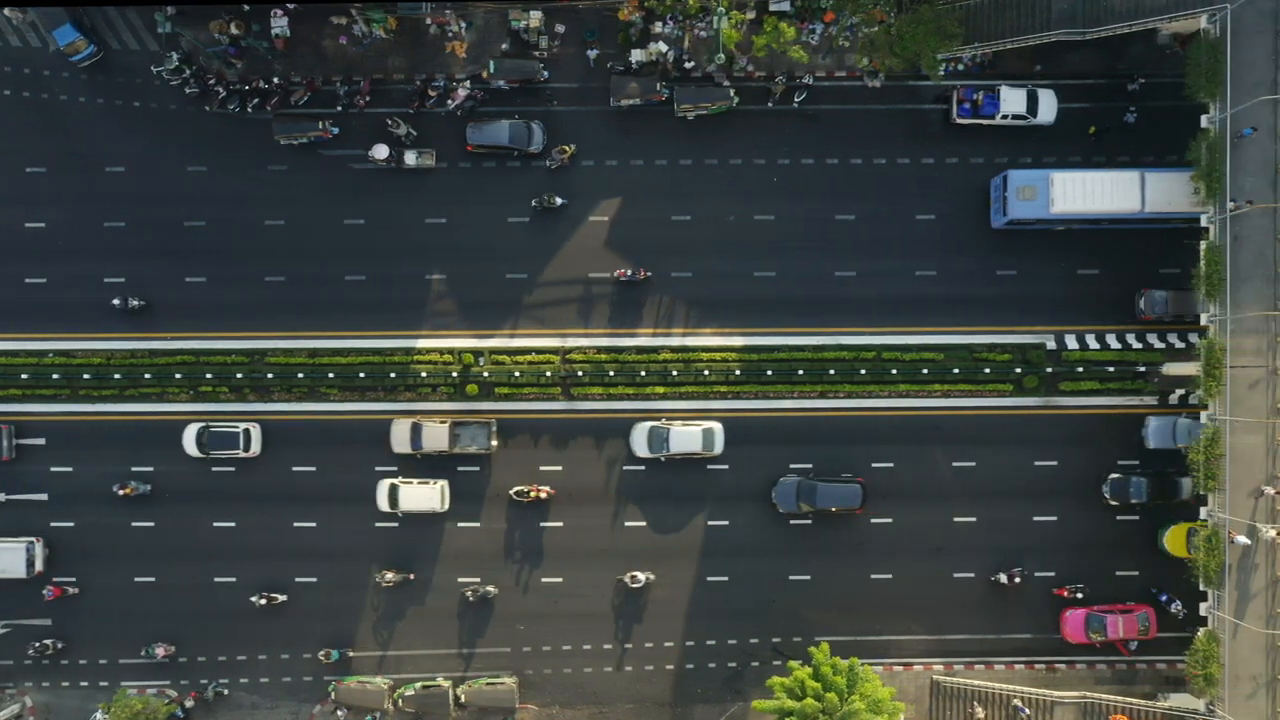
#> input picture frame 34 of 4/video.mp4, 1280 x 720 px
$ jupyter execute labwork4.ipynb
#> lines starting #> are read from the running program, lines starting #| are printed output that depends on the picture; after the words box and inside, x2 and y2 are one past the last pixel; in counts of white or black regions, pixels touching at a corner belong together
# Лабораторна робота № 4

## ІП-14 Бабіч Денис (09.07.2003)

---

# Підготовчий етап

## Імпортування необхідних модулів

[cell 1]
import cv2
import numpy as np

## Створення необхідних функцій

[cell 2]
def preprocess_frame(frame: np.ndarray, blur_strength: int, threshold: float, *roi_polygons: list) -> np.ndarray:
    preprocessed_frame = cv2.cvtColor(frame, cv2.COLOR_BGR2GRAY)
    preprocessed_frame = cv2.equalizeHist(preprocessed_frame)

    preprocessed_frame = cv2.GaussianBlur(preprocessed_frame, (blur_strength, blur_strength), 0)

    kernel = cv2.getStructuringElement(cv2.MORPH_ELLIPSE, (1, 1))
    preprocessed_frame = cv2.morphologyEx(preprocessed_frame, cv2.MORPH_CLOSE, kernel)
    preprocessed_frame = cv2.erode(preprocessed_frame, kernel, iterations = 1)
    preprocessed_frame = cv2.dilate(preprocessed_frame, kernel, iterations = 1)

    preprocessed_frame = cv2.Canny(preprocessed_frame, threshold / 2, threshold)

    mask = np.zeros_like(preprocessed_frame)

    for roi_polygon_vertices in roi_polygons:
        cv2.fillPoly(mask, [np.array(roi_polygon_vertices, dtype = np.int32)], 255)

    preprocessed_frame = cv2.bitwise_and(preprocessed_frame, mask)

    return preprocessed_frame

def determine_obejcts_rectangles(frame: np.ndarray, width_min: int, width_max: int, height_min: int, height_max: int, aspect_ratio_min: float, aspect_ratio_max: float) -> list:
    objects_rectangles = []

    contours, _ = cv2.findContours(frame, cv2.RETR_EXTERNAL, cv2.CHAIN_APPROX_SIMPLE)

    for contour in contours:
        x, y, width, height = cv2.boundingRect(contour)
        aspect_ratio = float(width) / height

        if (width_min < width < width_max) and (height_min < height < height_max) and (aspect_ratio_min < aspect_ratio < aspect_ratio_max):
            objects_rectangles.append((x, y, width, height))

    objects_rectangles = [r1 for r1 in objects_rectangles if not any((r1[0] > r2[0] and r1[1] > r2[1] and r1[0] + r1[2] < r2[0] + r2[2] and r1[1] + r1[3] < r2[1] + r2[3] and r1[2] * r1[3] < r2[2] * r2[3]) for r2 in objects_rectangles if r1 != r2)]

    return objects_rectangles

def overlay_objects_rectangles(frame: np.ndarray, rectangles: list, roi_title: str = "", color: tuple = (0, 255, 0), thickness: int = 2) -> np.ndarray:
    ROI_TITLE_OFFSET = 10

    FONT_SCALE = 0.5
    FONT_LINE_TYPE = 2

    for (x, y, width, height) in rectangles:
        cv2.rectangle(frame, (x, y), (x + width, y + height), color, thickness)

        if roi_title:
            cv2.putText(frame, roi_title, (x, y - ROI_TITLE_OFFSET), cv2.FONT_HERSHEY_SIMPLEX, FONT_SCALE, color, FONT_LINE_TYPE)

    return frame

---

# Основний етап

## Застосування на прикладі відео

[cell 3]
KEY_ESCAPE = 27

CAPTURE = cv2.VideoCapture("video.mp4")
FPS = int(CAPTURE.get(cv2.CAP_PROP_FPS))

THRESHOLD = 250
BLUR_STRENGTH = 5

WIDTH_MIN = 55
WIDTH_MAX = 110
HEIGHT_MIN = 30
HEIGHT_MAX = 55
ASPECT_RATIO_MIN = 1.25
ASPECT_RATIO_MAX = 3.75

FRAME_HEIGHT, FRAME_WIDTH = CAPTURE.read()[1].shape[:2]
#> FRAME_HEIGHT = 720; FRAME_WIDTH = 1280

FRAME_HALF_HEIGHT = FRAME_HEIGHT / 2
#> FRAME_HALF_HEIGHT = 360

OFFSET_MARKUP = 45
OFFSET_TOP_BOUNDS = 110
OFFSET_BOTTOM_BOUNDS = 75

ROI_TOP_ROAD = [(0, OFFSET_TOP_BOUNDS),
                (0, FRAME_HALF_HEIGHT - OFFSET_MARKUP),
                (FRAME_WIDTH, FRAME_HALF_HEIGHT - OFFSET_MARKUP),
                (FRAME_WIDTH, OFFSET_TOP_BOUNDS)]
#> ROI_TOP_ROAD = [(0, 110), (0, 315), (1280, 315), (1280, 110)]

ROI_BOTTOM_ROAD = [(0, FRAME_HEIGHT - OFFSET_BOTTOM_BOUNDS),
                   (0, FRAME_HALF_HEIGHT + OFFSET_MARKUP),
                   (FRAME_WIDTH, FRAME_HALF_HEIGHT + OFFSET_MARKUP),
                   (FRAME_WIDTH, FRAME_HEIGHT - OFFSET_BOTTOM_BOUNDS)]
#> ROI_BOTTOM_ROAD = [(0, 645), (0, 405), (1280, 405), (1280, 645)]

ROI_TITLE = "Car"

while CAPTURE.isOpened():
    ret, frame = CAPTURE.read()
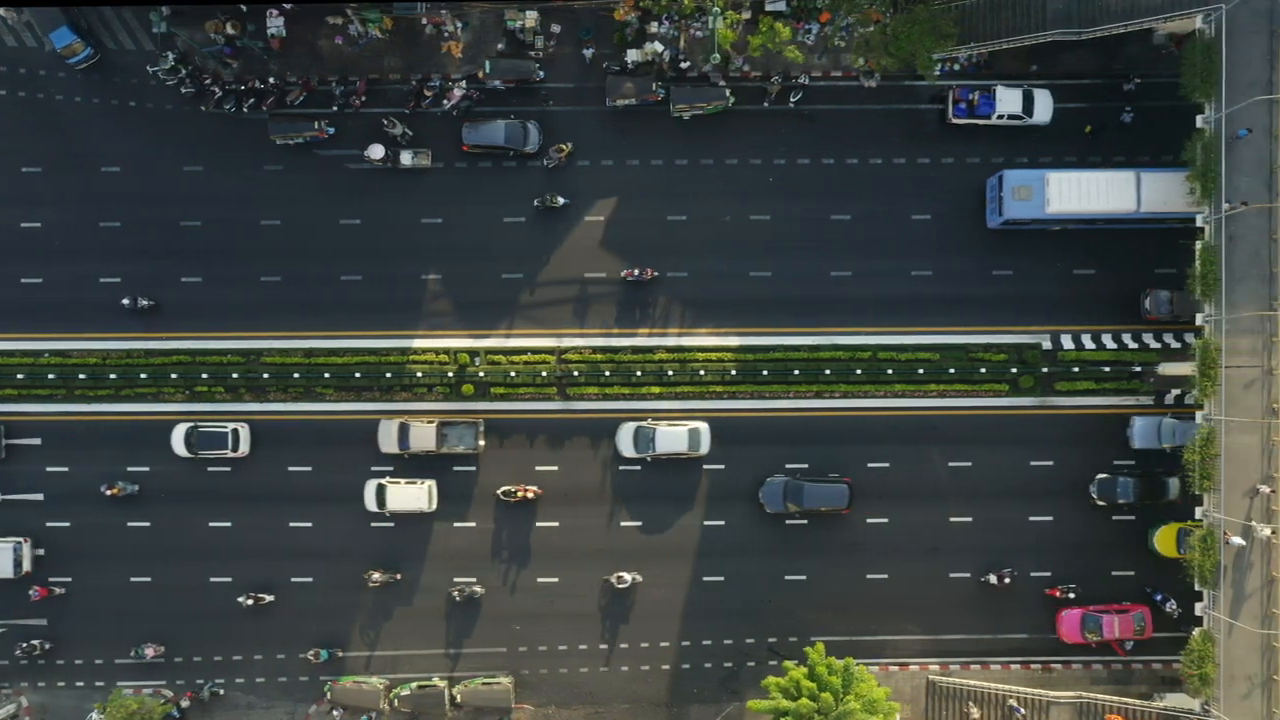
#> input picture frame 35 of 4/video.mp4, 1280 x 720 px
#> frame is the input picture: shape (720, 1280, 3); mean B, G, R 64.7, 67.6, 60.8

    if not ret:
        break

    preprocessed_frame = preprocess_frame(frame, BLUR_STRENGTH, THRESHOLD, ROI_TOP_ROAD, ROI_BOTTOM_ROAD)
#> in preprocess_frame, `preprocessed_frame = cv2.Canny(preprocessed_frame, threshold / 2, thre..`:
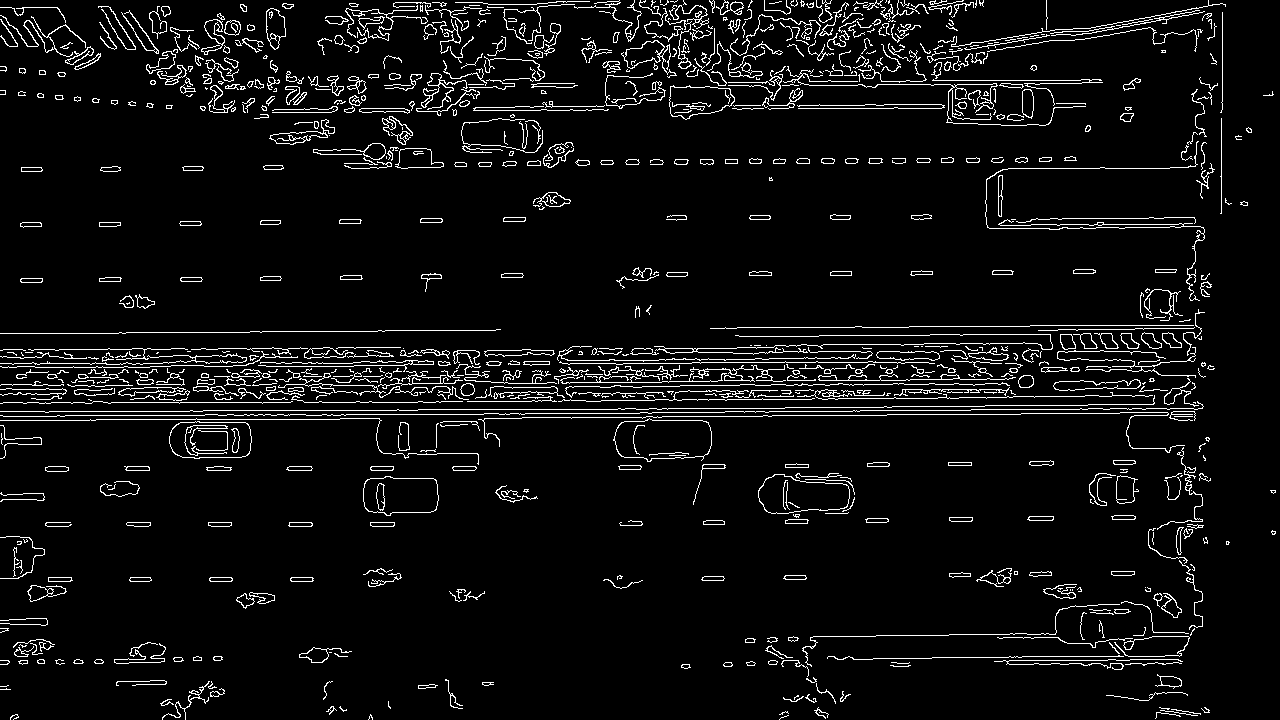
#> preprocessed_frame: shape (720, 1280); 5.8% white in thin lines or dots
#> after the loop in preprocess_frame, `for roi_polygon_vertices in roi_polygons:`:
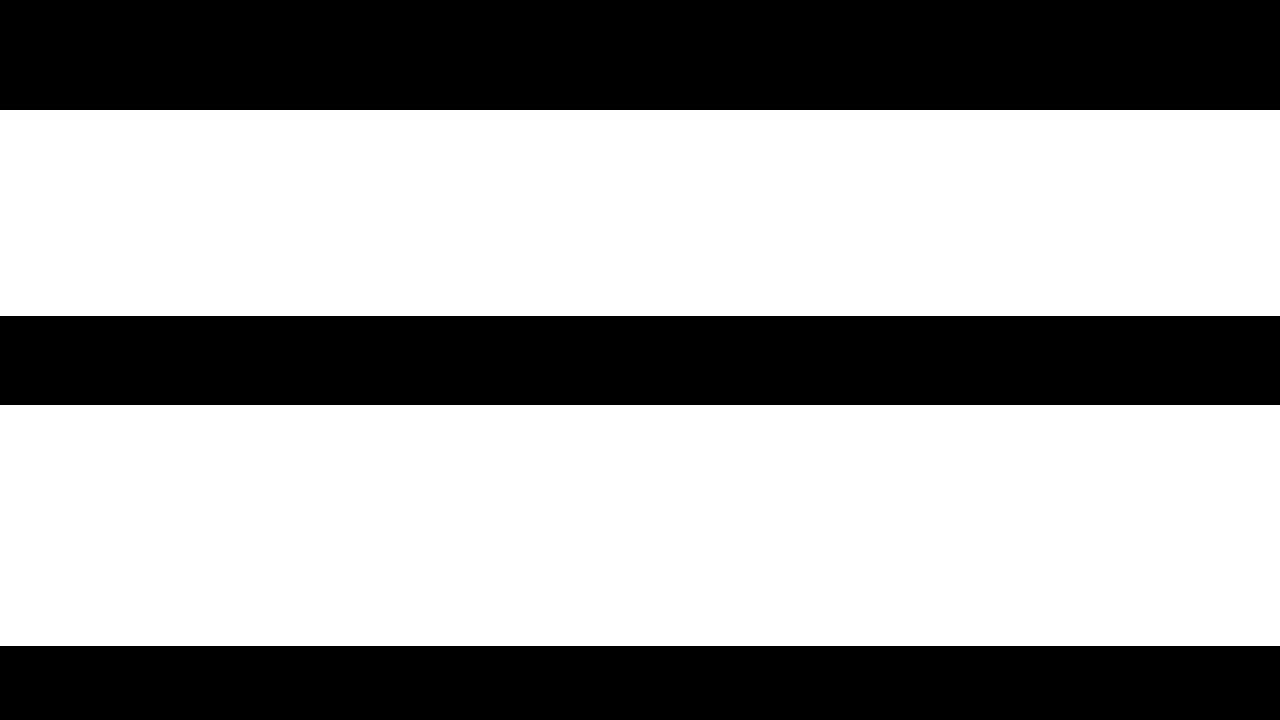
#> mask: shape (720, 1280); 62.1% white; 3 black regions, box (x1, y1, x2, y2) and area: (0, 0, 1280, 110) 140800, (0, 316, 1280, 405) 113920, (0, 646, 1280, 720) 94720
#> in preprocess_frame, `preprocessed_frame = cv2.bitwise_and(preprocessed_frame, mask)`:
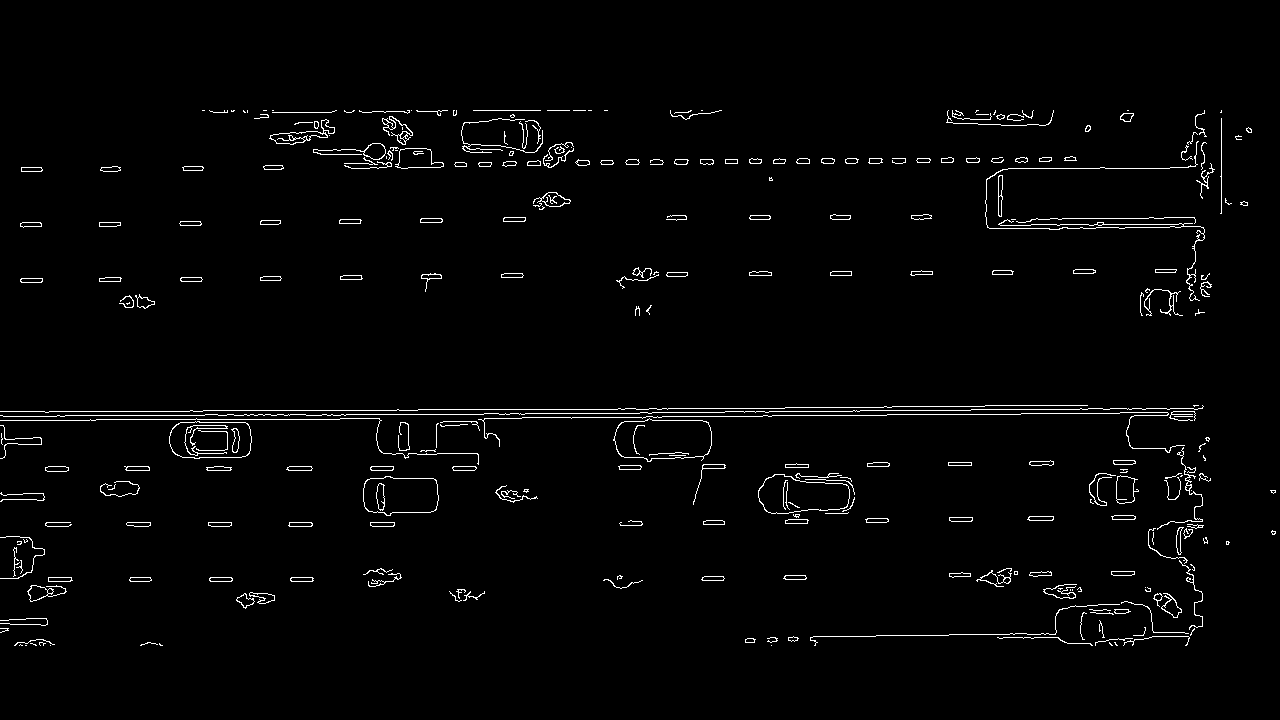
#> preprocessed_frame: shape (720, 1280); 2% white in thin lines or dots, all inside (x1, y1, x2, y2) = (0, 110, 1276, 646)
    objects_roi = determine_obejcts_rectangles(preprocessed_frame, WIDTH_MIN, WIDTH_MAX, HEIGHT_MIN, HEIGHT_MAX, ASPECT_RATIO_MIN, ASPECT_RATIO_MAX)
#> in determine_obejcts_rectangles, `contours, _ = cv2.findContours(frame, cv2.RETR_EXTERNAL, cv2.CHAIN_APP..`: contours = 289 contours, 171 with area under 20; largest, box (x1, y1, x2, y2) and area: (613, 418, 712, 462) 3438, (169, 421, 252, 459) 2710, (758, 474, 850, 514) 2664, (363, 476, 439, 516) 2482, (395, 148, 444, 169) 664
#> the loop in determine_obejcts_rectangles, `for contour in contours:` made 289 passes
#> (x, y, width, height, aspect_ratio) on passes 1, 2, 4: (771, 645, 1, 1, 1), (50, 645, 1, 1, 1), (19, 644, 4, 2, 2)
#> after the loop in determine_obejcts_rectangles, `for contour in contours:`: objects_rectangles = [(1121, 601, 68, 33), (363, 476, 76, 40), (758, 474, 92, 40), (169, 421, 83, 38), (613, 418, 99, 44), (461, 118, 82, 35)]
#> objects_roi has the same summary as objects_rectangles in determine_obejcts_rectangles

    processed_frame = overlay_objects_rectangles(frame, objects_roi, ROI_TITLE)
#> the loop in overlay_objects_rectangles, `for (x, y, width, height) in rectangles:` made 6 passes

    cv2.imshow("", processed_frame)

    if cv2.waitKey(FPS) & 0xFF == KEY_ESCAPE:
#> (key Esc is pressed here)
        break

CAPTURE.release()
cv2.destroyAllWindows()

$ run again, starting later in the video
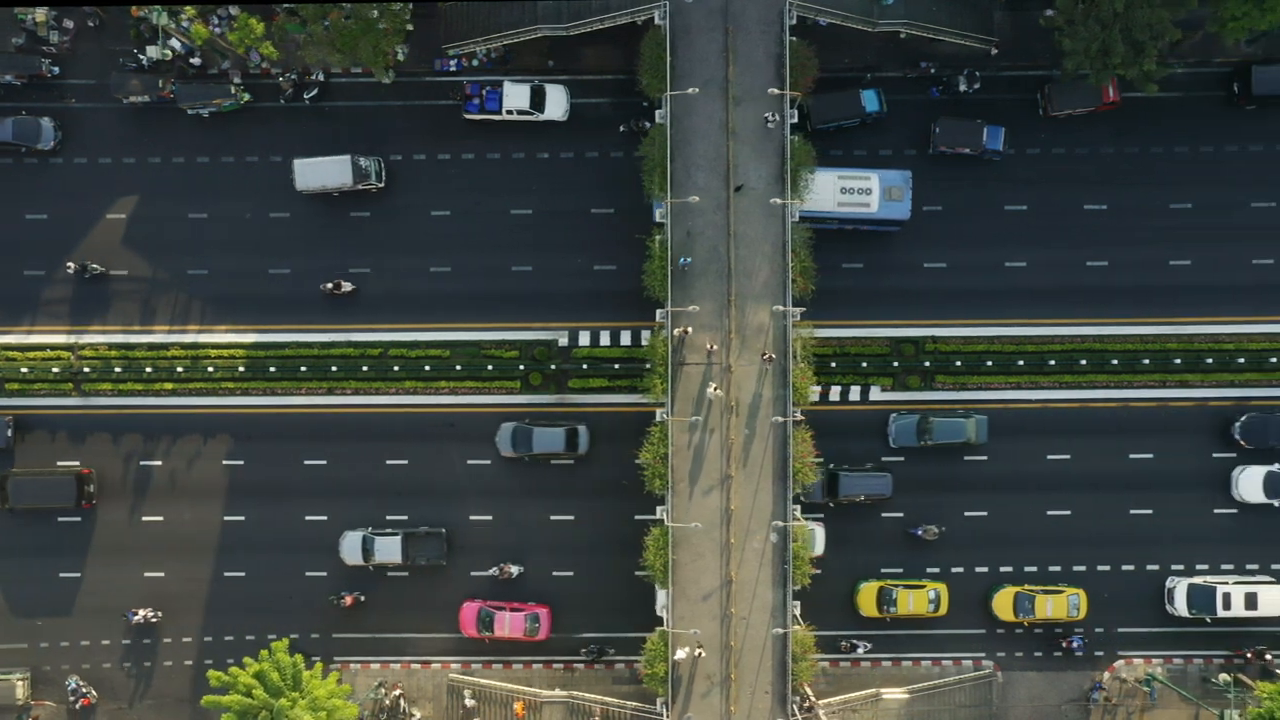
#> input picture frame 155 of 4/video.mp4, 1280 x 720 px
#> FRAME_HEIGHT = 720; FRAME_WIDTH = 1280
#> FRAME_HALF_HEIGHT = 360
#> ROI_TOP_ROAD = [(0, 110), (0, 315), (1280, 315), (1280, 110)]
#> ROI_BOTTOM_ROAD = [(0, 645), (0, 405), (1280, 405), (1280, 645)]
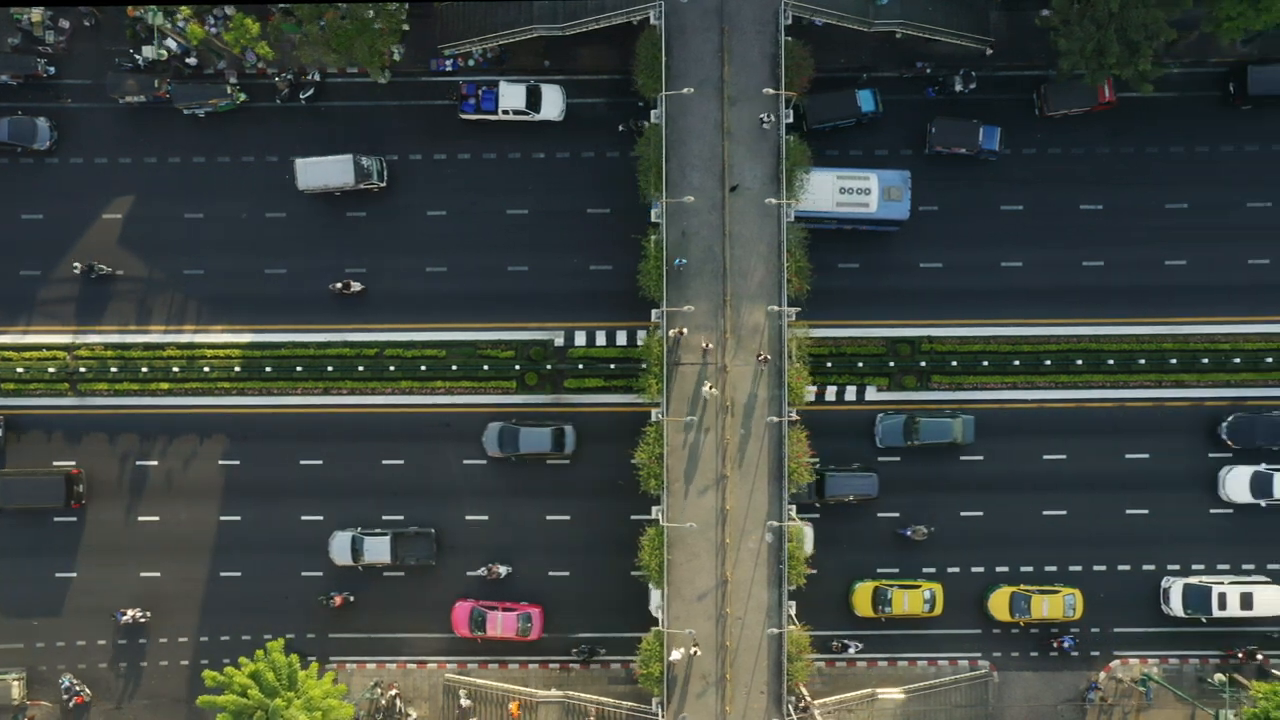
#> input picture frame 156 of 4/video.mp4, 1280 x 720 px
#> frame is the input picture: shape (720, 1280, 3); mean B, G, R 64, 68.9, 61.7
#> in preprocess_frame, `preprocessed_frame = cv2.bitwise_and(preprocessed_frame, mask)`:
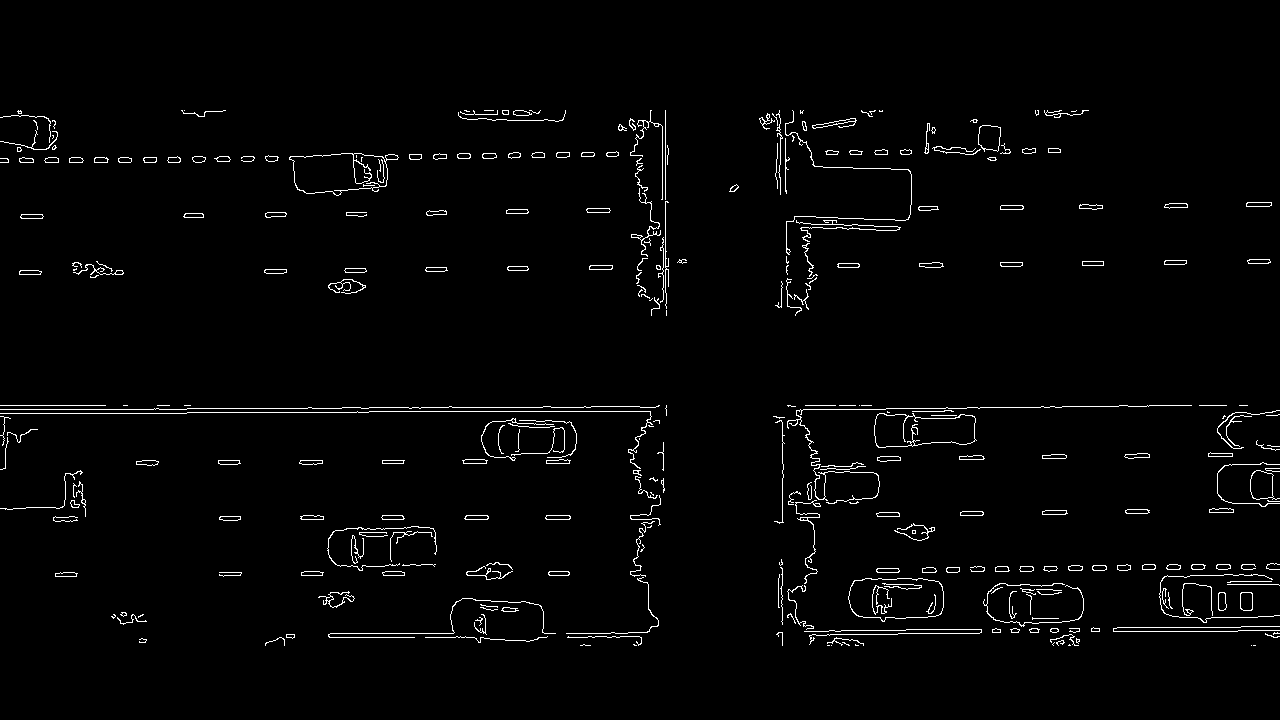
#> preprocessed_frame: shape (720, 1280); 2% white in thin lines or dots, all inside (x1, y1, x2, y2) = (0, 110, 1280, 646)
#> contours = 309 contours, 179 with area under 20; largest, box (x1, y1, x2, y2) and area: (848, 578, 944, 622) 3462, (289, 153, 399, 196) 3308, (874, 413, 977, 448) 2793, (1250, 470, 1280, 500) 562, (978, 125, 1001, 152) 480
#> the loop in determine_obejcts_rectangles, `for contour in contours:` made 309 passes
#> (x, y, width, height, aspect_ratio) on passes 2, 3, 7: (1251, 645, 1, 1, 1), (831, 645, 1, 1, 1), (633, 644, 4, 2, 2)
#> after the loop in determine_obejcts_rectangles, `for contour in contours:`: objects_rectangles = [(983, 583, 101, 44), (848, 578, 96, 44), (0, 470, 83, 40), (1217, 462, 63, 45), (519, 420, 58, 38), (481, 418, 73, 43), (874, 413, 103, 35), (1217, 410, 63, 39)]
#> objects_roi has the same summary as objects_rectangles in determine_obejcts_rectangles
#> the loop in overlay_objects_rectangles, `for (x, y, width, height) in rectangles:` made 8 passes
